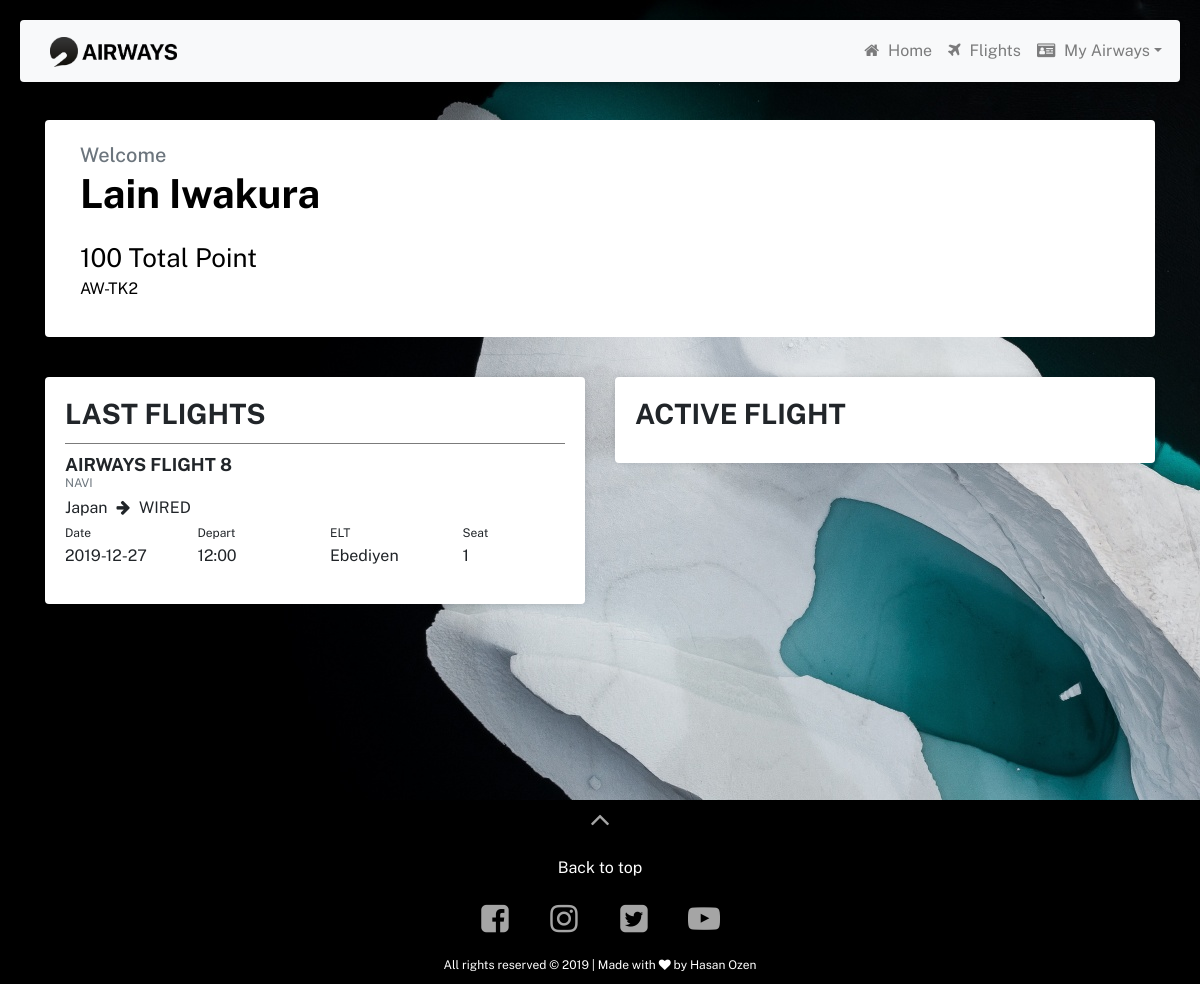
/account (signed in), run on the app's committed database.
### models.py (models this page shows)
class Flight(db.Model):
	__tablename__ = 'flight'
	flight_id = db.Column(db.Integer, primary_key=True)
	airline_Name = db.Column(db.String(80), nullable=False)
	from_location = db.Column(db.String(20), nullable=False)
	to_location = db.Column(db.String(120), nullable=False)
	departure_time = db.Column(db.String(120), nullable=False)
	arrival_time = db.Column(db.String(120), nullable=False)
	depart_date = db.Column(db.String(120), nullable=True)
	total_seats = db.Column(db.Integer, nullable=False)
	status = db.Column(db.String(20), nullable=True)

### routes.py (the view)
@app.route('/account')
@login_required
def account():
    global check
    check = 0
    connection = engine.connect()
    metadata = db.MetaData()
    query = db.select([Ticket_Info]).where(
        db.and_(Ticket_Info.user_id == current_user.id, Ticket_Info.status == 'aktif'))
    ResultProxy = connection.execute(query)
    aidler = ResultProxy.fetchall()
    print(aidler)
    query = db.select([Ticket_Info]).where(
        db.and_(Ticket_Info.user_id == current_user.id, Ticket_Info.status == 'pasif'))
    ResultProxy = connection.execute(query)
    pidler = ResultProxy.fetchall()
    print(pidler)
    name = current_user.first_name + ' ' + current_user.last_name
    id = 'AW-TK' + str(current_user.id)
    arrayl = len(aidler)
    array2l = len(pidler)
    aktif = []
    pasif = []
    for i in range(arrayl):
        query = db.select([Flight]).where(Flight.flight_id == aidler[i][2])
        ResultProxy = connection.execute(query)
        aktif = aktif + [ResultProxy.fetchall()]
    for i in range(array2l):
        query1 = db.select([Flight]).where(Flight.flight_id == pidler[i][2])
        ResultProxy1 = connection.execute(query1)
        pasif = pasif + [ResultProxy1.fetchall()]
    aktifl = len(aktif)
    pasifl = len(pasif)
    print(aktif)
    print(pasif)
    query = db.select([Points.point]).where(Points.id == current_user.id)
    result = connection.execute(query)
    puan = result.fetchall()
    print(puan)
    return render_template("account.html", name=name, id=id, aktif=aktif, aktifl=aktifl, pasif=pasif, pasifl=pasifl,
                           puan=puan)

### app.py (called while the page is built)
def login_required(f):
	@wraps(f)
	def decorated_function(*args, **kwargs):
		if not current_user.is_authenticated:
			flash('önce giriş yapmalısınız')
			return redirect(url_for('login'))
		return f(*args, **kwargs)
	return decorated_function

### templates/account.html (shortened to what this page needs)
<!DOCTYPE html>
<html>
<head>
    <link rel="stylesheet" href="https://stackpath.bootstrapcdn.com/bootstrap/4.4.1/css/bootstrap.min.css">
    <link rel="stylesheet" type="text/css" href="static/css/styles.css">
    <link href="https://stackpath.bootstrapcdn.com/font-awesome/4.7.0/css/font-awesome.min.css" rel="stylesheet">
</head>
<body>
    <div class="home">
        <section class="header">
            <nav class="navbar navbar-expand-md navbar-light bg-light fixed-top">
                <a class="navbar-brand" href="/">
                    <img src="static/images/airways_logo.png"></a>
                <div class="collapse navbar-collapse justify-content-stretch" id="navbarNav">
                    <ul class="navbar-nav ml-auto">
                        <li class="nav-item">
                            <a class="nav-link" href="/">
                                <i class="fa fa-home" aria-hidden="true"></i>
                                Home</a></li>
                        <li class="nav-item">
                            <a class="nav-link" href="/booking-page">
                                <i class="fa fa-plane" aria-hidden="true"></i>
                                Flights</a></li>
                        <li class="nav-item dropdown">
                            <a class="nav-link dropdown-toggle" id="accountDropdownMenuLink" data-toggle="dropdown" aria-haspopup="true" aria-expanded="false">
                                <i class="fa fa-id-card" aria-hidden="true"></i>
                                My Airways</a>
                        </li>
                    </ul>
                </div>
            </nav>
        </section>
    </div>
    <section class="account-basic" style="min-height: 100vh">
        <div class="container" id="userBasicInfos">
            <div class="user-welcome col-md-12">
                <div class="card">
                    <div class="card-body">
                        <a class="card-subtitle mb-2 text-muted">Welcome</a>
                        <h1 class="card-title">{{name}}</h1>
                        <p class="card-text" id="totalPoint">{{puan[0][0]}} Total Point</p>
                        <p id="userID">{{id}}</p>
                    </div>
                </div>
            </div>
        </div>
        <section class="flights">
            <div class="container">
                <div class="row">
                    <div class="col-md-6">
                        <div class="card card-margin">
                            <div class="card-body" id="lastFlights">
                                <h1 class="card-title" style="text-transform: uppercase; font-weight: 700">Last Flights</h1>
                                {% for i in range(pasifl) %}
                                <div class="flight-info">
                                    <div class="card-body">
                                        <h5 class="card-title" id="flightID">Airways Flight {{pasif[i][0][0]}}</h5>
                                        <p class="card-subtitle mb-1 text-muted">{{pasif[i][0][1]}}</p>
                                        <div class="flight-destinations">
                                            <div class="row">
                                                <div class="col-md-12">
                                                    <a class="card-text">
                                                        <p id="destinationFrom">{{pasif[i][0][2]}}</p>
                                                        <i class="fa fa-arrow-right" aria-hidden="true" style="margin: 0 5px"></i>
                                                        <p id="destinationWhere">{{pasif[i][0][3]}}</p>
                                                    </a>
                                                </div>
                                                <div class="col-md-12">
                                                    <div class="row">
                                                        <div class="col-md-3 col-sm-12">
                                                            <a class="card-subtitle" id="dateID">Date</a>
                                                            <p class="card-info-text">{{pasif[i][0][6]}}</p>
                                                        </div>
                                                        <div class="col-md-3 col-sm-12">
                                                            <a class="card-subtitle" id="departTime">Depart</a>
                                                            <p class="card-info-text">{{pasif[i][0][4]}}</p>
                                                        </div>
                                                        <div class="col-md-3 col-sm-12">
                                                            <a class="card-subtitle" id="gateID">ELT</a>
                                                            <p class="card-info-text">{{pasif[i][0][5]}}</p>
                                                        </div>
                                                        <div class="col-md-3 col-sm-12">
                                                            <a class="card-subtitle" id="gateID">Seat</a>
                                                            <p class="card-info-text">{{pasif[i][0][7]}}</p>
                                                        </div>
                                                    </div>
                                                </div>
                                            </div>
                                        </div>
                                    </div>
                                </div>
                                {% endfor %}
                            </div>
                        </div>
                    </div>
                    <div class="col-md-6">
                        <div class="card card-margin" id="activeFlight">
                            <div class="card-body">
                                <h1 class="card-title" style="text-transform: uppercase; font-weight: 700">Active Flight</h1>
                            </div>
                        </div>
                    </div>
                </div>
            </div>
        </section>
    </section>
    <footer id="lightFooter" class="text-center">
        <a href="#" style="padding: 1rem"><i class="fa fa-angle-up" style="transform: scale(2); color: #a5a5a5;"></i></a><br>
        <p>Back to top</p>
        <a href="https://www.facebook.com/hasan.ozen.790" target="_blank" style="padding: 1rem"><i class="fa fa-facebook-square" style="transform: scale(2); color: #a5a5a5"></i></a>
        <a href="https://www.instagram.com/hsnnoznn/" target="_blank" style="padding: 1rem"><i class="fa fa-instagram" style="transform: scale(2); color: #a5a5a5"></i></a>
        <a href="https://www.linkedin.com/in/hasan-özen-337274153" target="_blank" style="padding: 1rem"><i class="fa fa-twitter-square" style="transform: scale(2); color: #a5a5a5"></i></a>
        <a href="https://www.behance.net/hasanozen131fe" target="_blank" style="padding: 1rem"><i class="fa fa-youtube-play" style="transform: scale(2); color: #a5a5a5"></i></a>
        <p style="font-size: 12px;">All rights reserved &copy; 2019 | Made with <span class="fa fa-heart"></span> by Hasan Ozen</p>
    </footer>
</body></html>

### static/css/styles.css (style rules this page uses)
html { scroll-behavior: smooth; }
body { margin: 0; padding: 0; font-family: 'Public Sans', sans-serif; }
.navbar { padding: 10px; margin: 20px; box-sizing: border-box; border-radius: 4px; box-shadow: 0 2px 5px rgba(0, 0, 0, .2); }
.navbar img { height: 30px; padding: 0 20px; }
.navbar-collapse ul li a { text-align: center; }
.navbar-collapse ul li a i { margin-right: 5px; }
h5, h3 { font-weight: 700; }
#lightFooter { background: #000; }
#lightFooter a i { padding: 10px; }
#lightFooter p { color: #fff; padding: 10px; margin: 10px 0; }
.account-basic { width: auto; height: auto; overflow: hidden; object-fit: cover; background-image: url(../images/melting_iceberg-wallpaper-1920x1080.jpg); }
.account-basic .card { border: none; }
#userBasicInfos { margin-top: 120px; color: #000; }
.user-welcome { background-color: #fff; border-radius: 4px; }
#userBasicInfos a { font-size: 20px; font-weight: 500; }
#userBasicInfos h1 { font-weight: 700; }
#totalPoint { font-size: 26px; font-weight: 400; margin-top: 20px; margin-bottom: 0px; }
.flights { margin: 10px 0; }
.flights h1 { font-size: 28px; font-weight: 500; }
.flights .card { -webkit-box-shadow: 0px 0px 10px -5px rgba(0, 0, 0, 0.4); box-shadow: 0px 0px 10px -5px rgba(0, 0, 0, 0.4); }
.flights .card-text { margin-top: 20px; }
.flights .flight-destinations p { display: inherit; }
.flights .flight-info .card-title { margin-bottom: 5px; font-size: 18px; text-transform: uppercase; }
.flights .flight-info .card-subtitle { font-size: 12px; }
.card-margin { margin: 30px 0; }
.flights .flight-info .card-text { font-size: 16px; }
.flights .flight-info .card-body { padding: 10px 0 0; border-top: solid #7b7b7b; border-width: 1px; }

### data on the page
Flight: flight_id "8", airline_Name "NAVI", from_location "Japan", to_location "WIRED", depart_date "2019-12-27", departure_time "12:00", arrival_time "Ebediyen", total_seats "1"

### other printed values
{{ name }} "Lain Iwakura"
{{ puan[0][0] }} "100"
{{ id }} "AW-TK2"
